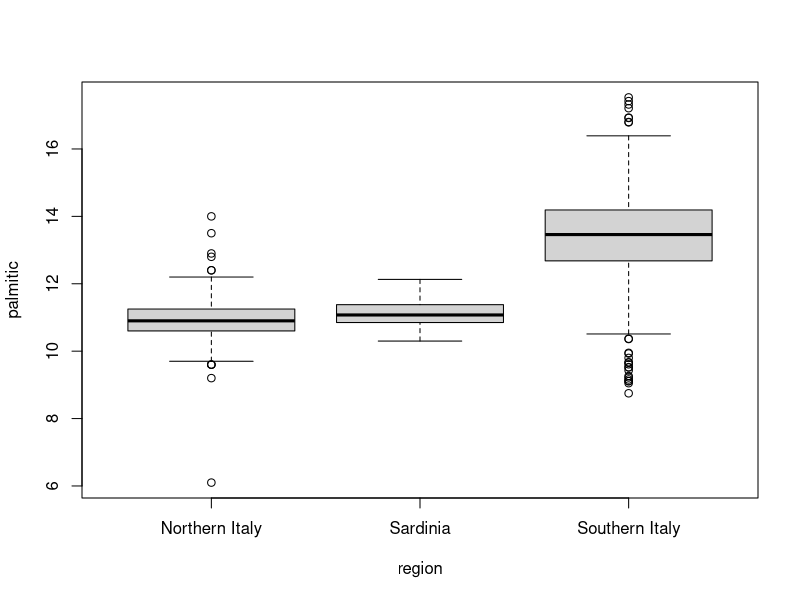

Reproduce this figure in R.
library(dslabs)
data(olive)
boxplot(palmitic~region, data=olive)
olive$region[which.max(olive$palmitic)]
olive$region[which.min(olive$palmitic)]
